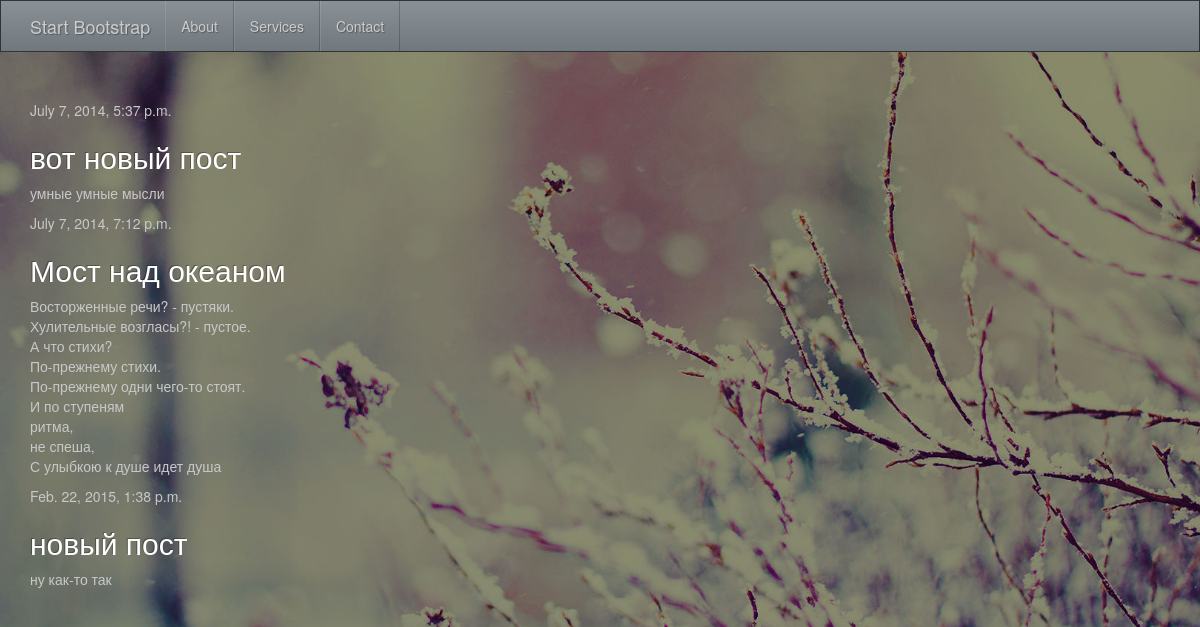
Screenshot of /blog/ with the database file from the repository.
### Blog/models.py (models this page shows, shortened)
class Post(models.Model):
    title = models.CharField(max_length=255) # заголовок поста
    datetime = models.DateTimeField(u'Дата публикации') # дата публикации
    content = models.TextField(max_length=10000) # текст поста
    def get_absolute_url(self):
        return "/blog/%i/" % self.id

### Blog/views.py (the view)
class PostsListView(ListView): # представление в виде списка
    model = Post                   # модель для представления

### templates/Blog/post_list.html
{% extends 'Blog/base.html' %}
{% block content %}
    {% for post in object_list %}
        <p>{{ post.datetime }}</p>
        <h2><a href="{{ post.get_absolute_url }}">{{ post.title }}</a></h2>
        <p>{{ post.content|linebreaks }}</p>
    {% empty %}
    <p>Нет постов</p>
    {% endfor %}
{% endblock %}

### templates/Blog/base.html (shortened to what this page needs)
<!DOCTYPE html>
<html class="full" lang="en">
<head>
    <link href="{{STATIC_URL}}bootstrap/css/bootstrap.min.css" rel="stylesheet">
    <link href="{{STATIC_URL}}bootstrap/css/full.css" rel="stylesheet">
</head>
<body style="background-color: transparent">
    <nav class="navbar navbar-inverse navbar-fixed-top" role="navigation">
        <div class="container">
            <div class="navbar-header">
                <a class="navbar-brand" href="#">Start Bootstrap</a>
            </div>
            <div class="collapse navbar-collapse" id="bs-example-navbar-collapse-1">
                <ul class="nav navbar-nav">
                    <li>
                        <a href="#">About</a>
                    </li>
                    <li>
                        <a href="#">Services</a>
                    </li>
                    <li>
                        <a href="#">Contact</a>
                    </li>
                </ul>
            </div>
        </div>
    </nav>
    <div class="container" style="background-color: transparent; padding-top: 50px">
     {% block content %}Empty page{% endblock %}
    </div>
</body>
</html>

### rows the page displays
Post: datetime "July 7, 2014, 5:37 p.m.", title "вот новый пост", content "умные умные мысли"
Post: datetime "July 7, 2014, 7:12 p.m.", title "Мост над океаном", content "Восторженные речи? - пустяки. Хулительные возгласы?! - пустое. А что стихи? По-прежнему стихи. По-прежнему одни чего-то стоят. И по ступеням ритма, не спеша, С улыбкою к душе идет душа"
Post: datetime "Feb. 22, 2015, 1:38 p.m.", title "новый пост", content "ну как-то так"
